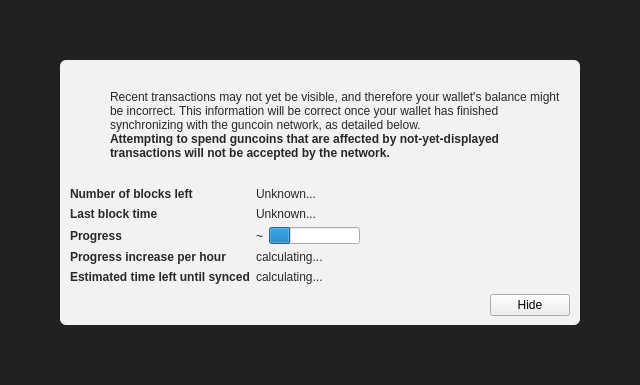
<?xml version="1.0" encoding="UTF-8"?>
<ui version="4.0">
 <class>ModalOverlay</class>
 <widget class="ModalOverlay" name="ModalOverlay">
  <property name="geometry">
   <rect>
    <x>0</x>
    <y>0</y>
    <width>640</width>
    <height>385</height>
   </rect>
  </property>
  <property name="windowTitle">
   <string>Form</string>
  </property>
  <layout class="QVBoxLayout" name="verticalLayout" stretch="0">
   <property name="sizeConstraint">
    <enum>QLayout::SetDefaultConstraint</enum>
   </property>
   <property name="leftMargin">
    <number>0</number>
   </property>
   <property name="topMargin">
    <number>0</number>
   </property>
   <property name="rightMargin">
    <number>0</number>
   </property>
   <property name="bottomMargin">
    <number>0</number>
   </property>
   <item>
    <widget class="QWidget" name="bgWidget" native="true">
     <property name="styleSheet">
      <string notr="true">#bgWidget { background: rgba(0,0,0,220); }</string>
     </property>
     <layout class="QVBoxLayout" name="verticalLayoutMain" stretch="1">
      <property name="leftMargin">
       <number>60</number>
      </property>
      <property name="topMargin">
       <number>60</number>
      </property>
      <property name="rightMargin">
       <number>60</number>
      </property>
      <property name="bottomMargin">
       <number>60</number>
      </property>
      <item>
       <widget class="QWidget" name="contentWidget" native="true">
        <property name="styleSheet">
         <string notr="true">#contentWidget { background: rgba(255,255,255,240); border-radius: 6px; }

QLabel { color: rgb(40,40,40);  }</string>
        </property>
        <layout class="QVBoxLayout" name="verticalLayoutSub" stretch="1,0,0,0">
         <property name="spacing">
          <number>0</number>
         </property>
         <property name="leftMargin">
          <number>10</number>
         </property>
         <property name="topMargin">
          <number>10</number>
         </property>
         <property name="rightMargin">
          <number>10</number>
         </property>
         <property name="bottomMargin">
          <number>10</number>
         </property>
         <item>
          <layout class="QHBoxLayout" name="horizontalLayoutIconText" stretch="0,1">
           <property name="topMargin">
            <number>20</number>
           </property>
           <item>
            <layout class="QVBoxLayout" name="verticalLayoutIcon">
             <property name="leftMargin">
              <number>0</number>
             </property>
             <item>
              <widget class="QPushButton" name="warningIcon">
               <property name="enabled">
                <bool>false</bool>
               </property>
               <property name="text">
                <string/>
               </property>
               <property name="icon">
                <iconset>
                 <normaloff>:/icons/warning</normaloff>
                 <disabledoff>:/icons/warning</disabledoff>:/icons/warning</iconset>
               </property>
               <property name="iconSize">
                <size>
                 <width>48</width>
                 <height>48</height>
                </size>
               </property>
               <property name="flat">
                <bool>true</bool>
               </property>
              </widget>
             </item>
             <item>
              <spacer name="verticalSpacerWarningIcon">
               <property name="orientation">
                <enum>Qt::Vertical</enum>
               </property>
               <property name="sizeHint" stdset="0">
                <size>
                 <width>20</width>
                 <height>40</height>
                </size>
               </property>
              </spacer>
             </item>
            </layout>
           </item>
           <item>
            <layout class="QVBoxLayout" name="verticalLayoutInfoText">
             <property name="leftMargin">
              <number>0</number>
             </property>
             <property name="topMargin">
              <number>0</number>
             </property>
             <item>
              <widget class="QLabel" name="infoText">
               <property name="text">
                <string>Recent transactions may not yet be visible, and therefore your wallet's balance might be incorrect. This information will be correct once your wallet has finished synchronizing with the guncoin network, as detailed below.</string>
               </property>
               <property name="textFormat">
                <enum>Qt::RichText</enum>
               </property>
               <property name="wordWrap">
                <bool>true</bool>
               </property>
              </widget>
             </item>
             <item>
              <widget class="QLabel" name="infoTextStrong">
               <property name="font">
                <font>
                 <weight>75</weight>
                 <bold>true</bold>
                </font>
               </property>
               <property name="text">
                <string>Attempting to spend guncoins that are affected by not-yet-displayed transactions will not be accepted by the network.</string>
               </property>
               <property name="textFormat">
                <enum>Qt::RichText</enum>
               </property>
               <property name="wordWrap">
                <bool>true</bool>
               </property>
              </widget>
             </item>
             <item>
              <spacer name="verticalSpacerInTextSpace">
               <property name="orientation">
                <enum>Qt::Vertical</enum>
               </property>
               <property name="sizeHint" stdset="0">
                <size>
                 <width>20</width>
                 <height>40</height>
                </size>
               </property>
              </spacer>
             </item>
            </layout>
           </item>
          </layout>
         </item>
         <item>
          <spacer name="verticalSpacerAfterText">
           <property name="orientation">
            <enum>Qt::Vertical</enum>
           </property>
           <property name="sizeHint" stdset="0">
            <size>
             <width>20</width>
             <height>40</height>
            </size>
           </property>
          </spacer>
         </item>
         <item>
          <layout class="QFormLayout" name="formLayout">
           <property name="fieldGrowthPolicy">
            <enum>QFormLayout::FieldsStayAtSizeHint</enum>
           </property>
           <property name="horizontalSpacing">
            <number>6</number>
           </property>
           <property name="verticalSpacing">
            <number>6</number>
           </property>
           <property name="topMargin">
            <number>10</number>
           </property>
           <item row="0" column="0">
            <widget class="QLabel" name="labelNumberOfBlocksLeft">
             <property name="font">
              <font>
               <weight>75</weight>
               <bold>true</bold>
              </font>
             </property>
             <property name="text">
              <string>Number of blocks left</string>
             </property>
            </widget>
           </item>
           <item row="0" column="1">
            <widget class="QLabel" name="numberOfBlocksLeft">
             <property name="text">
              <string>Unknown...</string>
             </property>
            </widget>
           </item>
           <item row="1" column="0">
            <widget class="QLabel" name="labelLastBlockTime">
             <property name="font">
              <font>
               <weight>75</weight>
               <bold>true</bold>
              </font>
             </property>
             <property name="text">
              <string>Last block time</string>
             </property>
            </widget>
           </item>
           <item row="1" column="1">
            <widget class="QLabel" name="newestBlockDate">
             <property name="sizePolicy">
              <sizepolicy hsizetype="Maximum" vsizetype="Preferred">
               <horstretch>0</horstretch>
               <verstretch>0</verstretch>
              </sizepolicy>
             </property>
             <property name="text">
              <string>Unknown...</string>
             </property>
            </widget>
           </item>
           <item row="2" column="0">
            <widget class="QLabel" name="labelSyncDone">
             <property name="font">
              <font>
               <weight>75</weight>
               <bold>true</bold>
              </font>
             </property>
             <property name="text">
              <string>Progress</string>
             </property>
            </widget>
           </item>
           <item row="2" column="1">
            <layout class="QHBoxLayout" name="horizontalLayoutSync" stretch="0,1">
             <item>
              <widget class="QLabel" name="percentageProgress">
               <property name="text">
                <string notr="true">~</string>
               </property>
              </widget>
             </item>
             <item>
              <widget class="QProgressBar" name="progressBar">
               <property name="value">
                <number>24</number>
               </property>
               <property name="format">
                <string/>
               </property>
              </widget>
             </item>
            </layout>
           </item>
           <item row="4" column="0">
            <widget class="QLabel" name="labelProgressIncrease">
             <property name="font">
              <font>
               <weight>75</weight>
               <bold>true</bold>
              </font>
             </property>
             <property name="text">
              <string>Progress increase per hour</string>
             </property>
            </widget>
           </item>
           <item row="4" column="1">
            <widget class="QLabel" name="progressIncreasePerH">
             <property name="text">
              <string>calculating...</string>
             </property>
            </widget>
           </item>
           <item row="5" column="0">
            <widget class="QLabel" name="labelEstimatedTimeLeft">
             <property name="font">
              <font>
               <weight>75</weight>
               <bold>true</bold>
              </font>
             </property>
             <property name="text">
              <string>Estimated time left until synced</string>
             </property>
            </widget>
           </item>
           <item row="5" column="1">
            <widget class="QLabel" name="expectedTimeLeft">
             <property name="text">
              <string>calculating...</string>
             </property>
            </widget>
           </item>
          </layout>
         </item>
         <item>
          <layout class="QHBoxLayout" name="horizontalLayoutButtons">
           <property name="leftMargin">
            <number>10</number>
           </property>
           <property name="topMargin">
            <number>10</number>
           </property>
           <item>
            <spacer name="horizontalSpacer">
             <property name="orientation">
              <enum>Qt::Horizontal</enum>
             </property>
             <property name="sizeHint" stdset="0">
              <size>
               <width>40</width>
               <height>20</height>
              </size>
             </property>
            </spacer>
           </item>
           <item>
            <widget class="QPushButton" name="closeButton">
             <property name="text">
              <string>Hide</string>
             </property>
            </widget>
           </item>
          </layout>
         </item>
        </layout>
       </widget>
      </item>
     </layout>
    </widget>
   </item>
  </layout>
 </widget>
 <customwidgets>
  <customwidget>
   <class>ModalOverlay</class>
   <extends>QWidget</extends>
   <header>qt/modaloverlay.h</header>
   <container>1</container>
  </customwidget>
 </customwidgets>
 <resources/>
 <connections/>
</ui>
